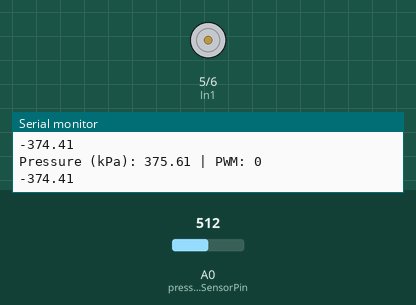
Simulated run of this sketch. Board: Arduino Uno, built with avr-gcc and run on an emulated ATmega328P. Parts: motor-driver pin pairs drawn as motors (green arrow = first pin HIGH = forward, orange = second pin HIGH = backward, longer = more drive), the last lines printed to the serial monitor. The test bench sets the inputs (shaded band); at power-on: A0 (pressureSensorPin) = 512.

Above: at 5.8 s.
5.9 s: A0 (pressureSensorPin) set to 122
At 10.5 s:
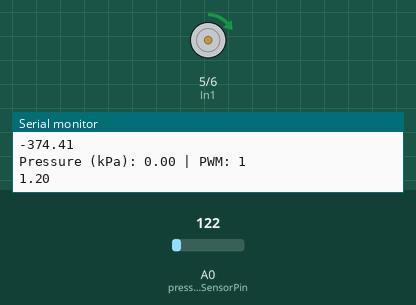
11.9 s: A0 (pressureSensorPin) set to 306
At 15.5 s:
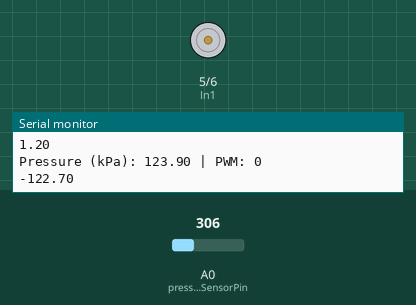
17.9 s: A0 (pressureSensorPin) set to 0
At 20.6 s:
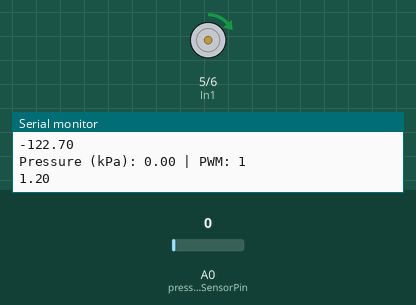
23.9 s: A0 (pressureSensorPin) set to 511
At 25.6 s:
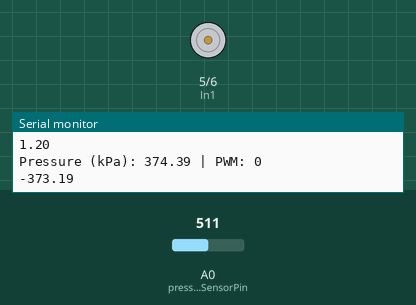
Timing chart, 0 to 27.1 s (numbered marks = the images above; inputs shaded):
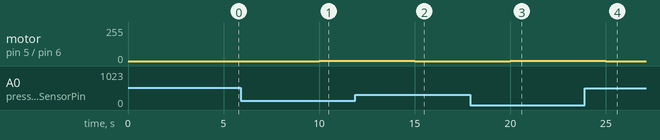

The sketch:

PressureControl.ino
```cpp
//#include "DHT.h"

// ピン定義
const int In1 = 5;
const int In2 = 6;
const int pressureSensorPin = A0;
//#define DHTPIN 2     // what pin we're connected to


//#define DHTTYPE DHT22   // DHT 22  (AM2302)
// Initialize DHT sensor for normal 16mhz Arduino
//DHT dht(DHTPIN, DHTTYPE);

// 圧力センサの仕様
const float sensorMinV = 1.0;  // センサの最小電圧（V）
const float sensorMaxV = 5.0;  // センサの最大電圧（V）
const float pressureMin = 0.0; // kPa
const float pressureMax = 1000.0; // kPa

// P制御
float targetPressure = 1.2;  // 目標圧力（kPa）
float Kp = 1;                // 比例ゲイン

void setup() {
  pinMode(In1, OUTPUT);
  pinMode(In2, OUTPUT);

  //dht.begin()
  Serial.begin(9600);
}

void loop() {

  // Reading temperature or humidity takes about 250 milliseconds!
  // Sensor readings may also be up to 2 seconds 'old' (its a very slow sensor)
  //float h = dht.readHumidity();
  // Read temperature as Celsius
  //float t = dht.readTemperature();


  // アナログ読み取り（0〜1023）
  int sensorValue = analogRead(pressureSensorPin);

  // 電圧に変換
  float voltage = sensorValue * (5.0 / 1023.0);

  // 圧力に変換
  float pressure = mapVoltageToPressure(voltage);

  // 誤差計算
  float error = targetPressure - pressure;

  // PWM出力の計算（P制御）
  int pwmValue = constrain(Kp * error, 0, 255);
  digitalWrite(In2,LOW);
  analogWrite(In1, pwmValue);

  // デバッグ出力
  Serial.print("Pressure (kPa): ");
  Serial.print(pressure);
  Serial.print(" | PWM: ");
  Serial.println(pwmValue);
  Serial.println(error);

  delay(5000); // 更新周期
}

// 電圧→圧力（kPa）変換関数
float mapVoltageToPressure(float voltage) {
  if (voltage < sensorMinV) voltage = sensorMinV;
  if (voltage > sensorMaxV) voltage = sensorMaxV;
  return (voltage - sensorMinV) * (pressureMax - pressureMin) / (sensorMaxV - sensorMinV);
}
```

Measured:
- after the input at 5.9 s, motor on pin 5 (In1) / pin 6 (In2): stopped → forward 1/255 after 4.1 s
- after the input at 11.9 s, motor on pin 5 (In1) / pin 6 (In2): forward 1/255 → stopped after 3.1 s
- after the input at 17.9 s, motor on pin 5 (In1) / pin 6 (In2): stopped → forward 1/255 after 2.1 s
- after the input at 23.9 s, motor on pin 5 (In1) / pin 6 (In2): forward 1/255 → stopped after 1.1 s
